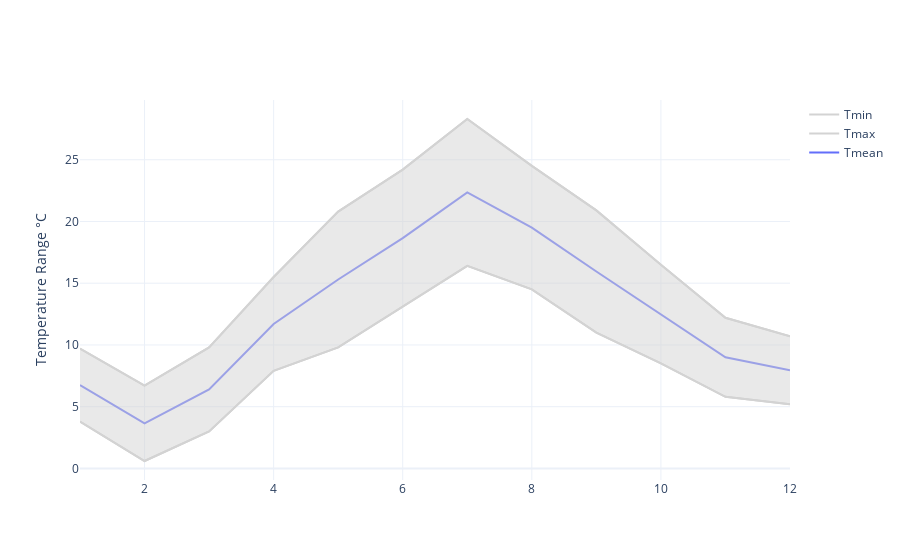

The notebook cell saved with this chart:
### Code cell
import plotly.graph_objects as go

fig = go.Figure()

fig.add_trace(go.Scatter(x=weather['Month'], y=weather['Tmean'], mode='lines', name='Tmean', line=dict(color='#636efa')))
fig.add_trace(go.Scatter(x=weather['Month'], y=weather['Tmax'], mode='lines', name='Tmax', line=dict(color='lightgrey')))
fig.add_trace(go.Scatter(x=weather['Month'], y=weather['Tmin'], mode='lines', name='Tmin', line=dict(color='lightgrey')))

fig.add_trace(go.Scatter(
    x=weather['Month'], 
    y=weather['Tmax'], 
    fill=None,
    mode='lines',
    line=dict(color='lightgrey'),
    showlegend=False
))

fig.add_trace(go.Scatter(
    x=weather['Month'], 
    y=weather['Tmin'], 
    fill='tonexty', 
    mode='lines', 
    line=dict(color='lightgrey'),
    showlegend=False
))

fig.update_layout(
    yaxis_title='Temperature Range °C',
    showlegend=True,
    template='plotly_white'
)

fig.show()

### Figure 1 — Plotly figure (JSON) as saved in the notebook; plotly's stock layout.template omitted (floating-point values rounded to 4 significant figures)
{"data": [{"line": {"color": "#636efa"}, "mode": "lines", "name": "Tmean", "type": "scatter", "x": [1, 2, 3, 4, 5, 6, 7, 8, 9, 10, 11, 12], "y": [6.75, 3.65, 6.4, 11.7, 15.3, 18.65, 22.35, 19.5, 15.95, 12.5, 9.0, 7.95]}, {"line": {"color": "lightgrey"}, "mode": "lines", "name": "Tmax", "type": "scatter", "x": [1, 2, 3, 4, 5, 6, 7, 8, 9, 10, 11, 12], "y": [9.7, 6.7, 9.8, 15.5, 20.8, 24.2, 28.3, 24.5, 20.9, 16.5, 12.2, 10.7]}, {"line": {"color": "lightgrey"}, "mode": "lines", "name": "Tmin", "type": "scatter", "x": [1, 2, 3, 4, 5, 6, 7, 8, 9, 10, 11, 12], "y": [3.8, 0.6, 3.0, 7.9, 9.8, 13.1, 16.4, 14.5, 11.0, 8.5, 5.8, 5.2]}, {"line": {"color": "lightgrey"}, "mode": "lines", "showlegend": false, "type": "scatter", "x": [1, 2, 3, 4, 5, 6, 7, 8, 9, 10, 11, 12], "y": [9.7, 6.7, 9.8, 15.5, 20.8, 24.2, 28.3, 24.5, 20.9, 16.5, 12.2, 10.7]}, {"fill": "tonexty", "line": {"color": "lightgrey"}, "mode": "lines", "showlegend": false, "type": "scatter", "x": [1, 2, 3, 4, 5, 6, 7, 8, 9, 10, 11, 12], "y": [3.8, 0.6, 3.0, 7.9, 9.8, 13.1, 16.4, 14.5, 11.0, 8.5, 5.8, 5.2]}], "layout": {"showlegend": true, "yaxis": {"title": {"text": "Temperature Range °C"}}}}
